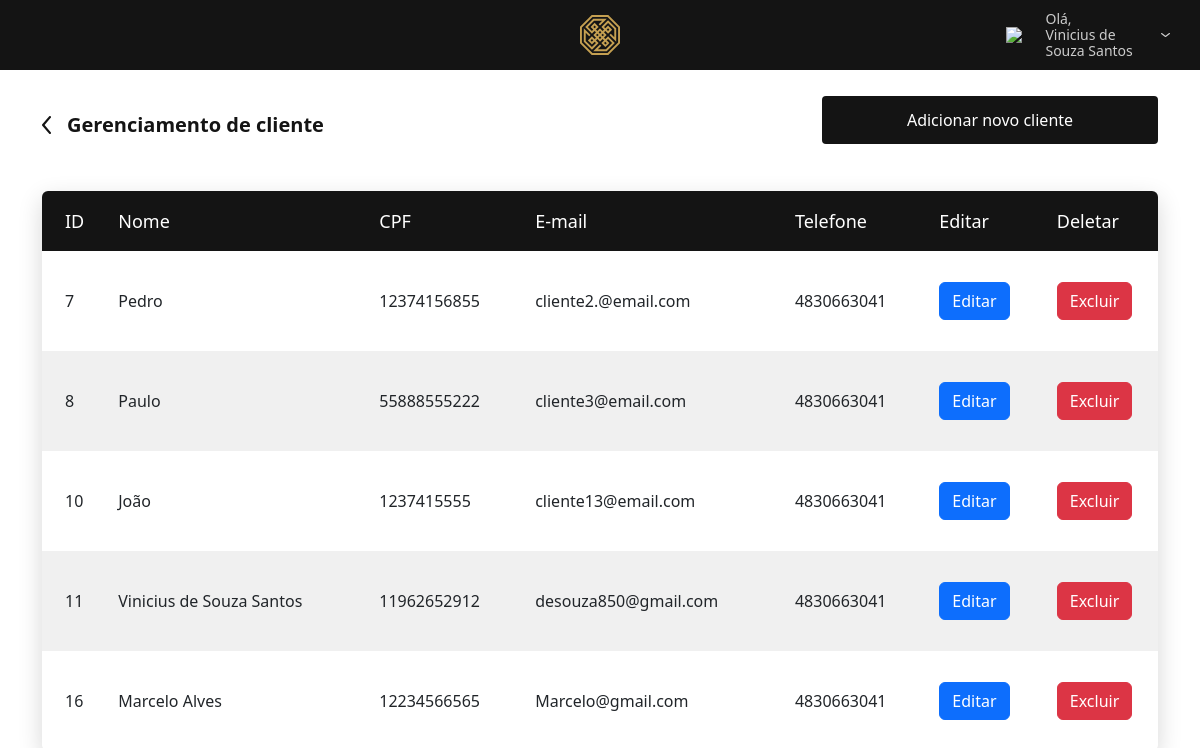
Screenshot of /clientes.php (signed in) with the database file from the repository.
### tables this page shows
CREATE TABLE `clientes` (
  `id_cliente` int(11) NOT NULL,
  `nome` varchar(120) NOT NULL,
  `email` varchar(255) NOT NULL,
  `cpf` varchar(11) NOT NULL,
  `telefone` varchar(15) NOT NULL
);

### app/db/database.php (called while the page is built, shortened)
<?php
class Database
{
    private $table;
    public $connection;
    public function __construct($table = null)
    {
        $this->table = $table;
    }
    public function setConnection()
    {
        try {
            $this->connection = new PDO('mysql:host=' . self::HOST . ';dbname=' . self::NAME, self::USER, self::PASS);
            $this->connection->setAttribute(PDO::ATTR_ERRMODE, PDO::ERRMODE_EXCEPTION);
        } catch (PDOException $e) {
            die('Error: ' . $e->getMessage());
        }
    }
    public function execute($query, $params = [])
    {
        try {
            $statement = $this->connection->prepare($query);
            if (!$statement->execute($params)) {
                die('Erro na execução da query: ' . print_r($statement->errorInfo(), true));
            }
            return $statement;
        } catch (PDOException $e) {
            die('Error: ' . $e->getMessage());
        }
    }
    public function select($where = null, $order = null, $limit = null)
    {
        $where = strlen($where) ? 'WHERE ' . $where : '';
        $order = strlen($order) ? 'ORDER BY ' . $order : '';
        $limit = strlen($limit) ? 'LIMIT ' . $limit : '';
        $query = 'SELECT * FROM ' . $this->table . ' ' . $where . ' ' . $order . ' ' . $limit;
        try {
            $result = $this->execute($query);
            return $result;
        } catch (PDOException $e) {
            die('Erro ao executar a query: ' . $e->getMessage());
        }
    }
}

### app/Entity/Clientes.php (called while the page is built, shortened)
<?php
class Clientes
{
    public static function getClientes($where = null, $order = null, $limit = null)
    {
        return (new Database('clientes'))->select($where, $order, $limit)->fetchAll(PDO::FETCH_CLASS, self::class);
    }
}

### clientes.php (the view, shortened to what this page needs)
<?php
$obCliente = new Clientes();
$clientes = $obCliente->getClientes();
$resultados = '';
foreach ($clientes as $cliente) {
    $resultados .= '<tr>
                            <td> ' . $cliente->id_cliente . '</td>
                            <td>' . $cliente->nome . '</td>
                            <td>' . $cliente->cpf . '</td>
                            <td>' . $cliente->email . '</td>
                            <td>' . $cliente->telefone . '</td>
                             <td>
                            <a href="editar_cliente.php?id_cliente=' . $cliente->id_cliente . '">
                            <button type="button" class="btn btn-primary">Editar</button>
                        </td>
                        <td>
                        <a href="excluir_cliente.php?id_cliente=' . $cliente->id_cliente . '">
                        <button type="button" class="btn btn-danger">Excluir</button>
                        </td>
                    </tr>';
};
?>
<!DOCTYPE html>
<html lang="pt-br">
<head>
    <link rel="stylesheet" href="./assets/css/reset.css">
    <link rel="stylesheet" href="./assets/css/styles.css">
    <link rel="stylesheet" href="https://use.typekit.net/tvf0cut.css">
    <link href="https://cdn.jsdelivr.net/npm/bootstrap@5.3.3/dist/css/bootstrap.min.css" rel="stylesheet"
>
</head>
<body>
    <?php require_once 'includes/header.php' ?>
    <section class="page-gerenciamento-cliente paddingBottom50">
        <div class="container">
            <div class="d-flex justify-content-between">
                <a href="dashboard.php" class="link-voltar">
                    <img src="assets/images/arrow.svg" alt="">
                    <span>Gerenciamento de cliente</span>
                </a>
                <a href="cadastro-cliente.php" class="button-default bt-add">Adicionar novo cliente</a>
            </div>
            <div class="shadow-table">
                <table>
                    <thead>
                        <tr>
                            <th>ID</th>
                            <th>Nome</th>
                            <th>CPF</th>
                            <th>E-mail</th>
                            <th>Telefone</th>
                            <th>Editar</th>
                            <th>Deletar</th>
                        </tr>
                    </thead>
                    <tbody>
                        <?php echo $resultados; ?>
                    </tbody>
                </table>
            </div>
        </div>
    </section>
</body>
</html>

### assets/css/styles.css (style rules this page uses)
@media (min-width: 1100px) { .container { width: 100%; max-width: 1100px; margin: 0 auto; position: relative; } }
html { font-family: "proxima-nova", sans-serif; font-size: 16px; -webkit-font-smoothing: antialiased; -webkit-text-size-adjust: 100%; color: #141414; }
.d-flex { display: -ms-flexbox; display: flex; }
.justify-content-between { -ms-flex-pack: justify; justify-content: space-between; }
.paddingBottom50 { padding-bottom: 50px; }
.link-voltar { color: #141414; font-size: 20px; font-weight: 600; display: flex; align-items: center; gap: 16px; margin: 40px 0 26px; text-decoration: none; }
.button-default { border-radius: 4px; background-color: #141414; color: #ffffff; border: none; font-size: 16px; cursor: pointer; margin-top: 10px; height: 48px; width: 100%; max-width: 336px; }
.bt-add { border-radius: 4px; background-color: #141414; color: #ffffff; border: none; font-size: 16px; cursor: pointer; height: 48px; line-height: 48px; width: 100%; max-width: 336px; margin-top: 26px; text-align: center; text-decoration: none; }
.shadow-table { overflow: hidden; box-shadow: 0px 8px 24px #00000029; border-radius: 6px; margin-top: 25px; }
table { width: 100%; }
table thead tr { height: 60px; background: #141414; color: #fff; line-height: 60px; }
table thead tr th { padding: 0 0 0 23px; text-align: left; font-size: 18px; font-weight: 500; }
table tbody tr td { padding: 0 0 0 23px; text-align: left; height: 100px; vertical-align: middle; }
table tbody tr:nth-child(even) { background-color: #f0f0f0; }

### rows the page displays
clientes: id_cliente "7", nome "Pedro", cpf "12374156855", email "cliente2.@email.com", telefone "4830663041"
clientes: id_cliente "8", nome "Paulo", cpf "55888555222", email "cliente3@email.com", telefone "4830663041"
clientes: id_cliente "10", nome "João", cpf "1237415555", email "cliente13@email.com", telefone "4830663041"
clientes: id_cliente "11", nome "Vinicius de Souza Santos", cpf "11962652912", email "desouza850@gmail.com", telefone "4830663041"
clientes: id_cliente "16", nome "Marcelo Alves", cpf "12234566565", email "Marcelo@gmail.com", telefone "4830663041"

### other values shown
$_SESSION['name'] "Vinicius de Souza Santos"
